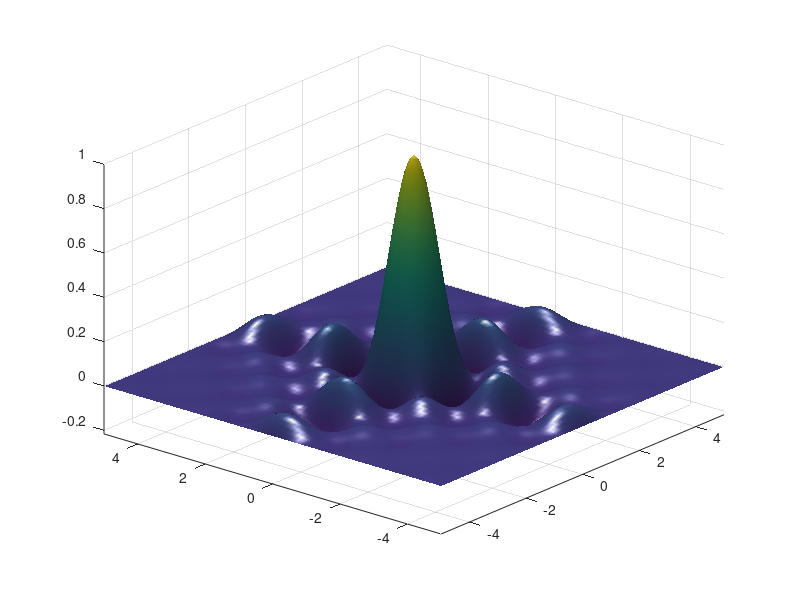

This figure's MATLAB source:
% 2. Display the 3-d plot of 2-d functions using perspective projections:
% sinc(x,y) for all x,y.

[X,Y] = meshgrid(-5:.1:5);
[r,c]=size(X);
for i=1:r
    for j=1:c
        if X(i,j) == 0
            sincx =1;
        else
            sincx = sin(pi*X(i,j))/(pi*X(i,j));
        end
        if Y(i,j) == 0
            sincy=1;
        else
            sincy = sin(pi*Y(i,j))/(pi*Y(i,j));
        end
        %Z(i,j)=sinc(X(i,j))*sinc(Y(i,j));
        Z(i,j)=sincx*sincy;
    end
end
surf(X,Y,Z,'FaceColor','interp',...
    'EdgeColor','none',...
    'FaceLighting','phong')
%daspect([5 5 1])
axis tight
view(-50,30)
camlight left
rotate3d on
%mesh(X,Y,Z)